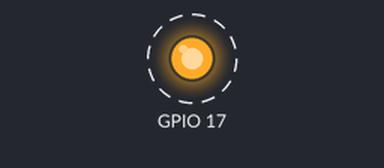
A program run on a simulated Raspberry Pi (BCM pin numbers). Parts: output pins drawn as LEDs (lit = HIGH). Dashed ring = blinking.

Above: at 0.5 s.
Timing chart, 0 to 4.6 s (numbered marks = the images above):
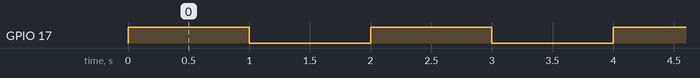

Measured:
- by itself, GPIO 17: alternates HIGH for 1.0 s and LOW for 1.0 s

The program:

led.py
```python
import RPi.GPIO as GPIO
import time

def blink(pin):
    GPIO.output(pin, GPIO.HIGH)
    time.sleep(1) #second
    GPIO.output(pin, GPIO.LOW)
    time.sleep(1)
    return

GPIO.setmode(GPIO.BCM)
GPIO.setup (17, GPIO.OUT)

try:
    while True:
        blink(17)

except KeyboardInterrupt:
    print("\nInterrupted!")

finally:
    GPIO.cleanup()
```
